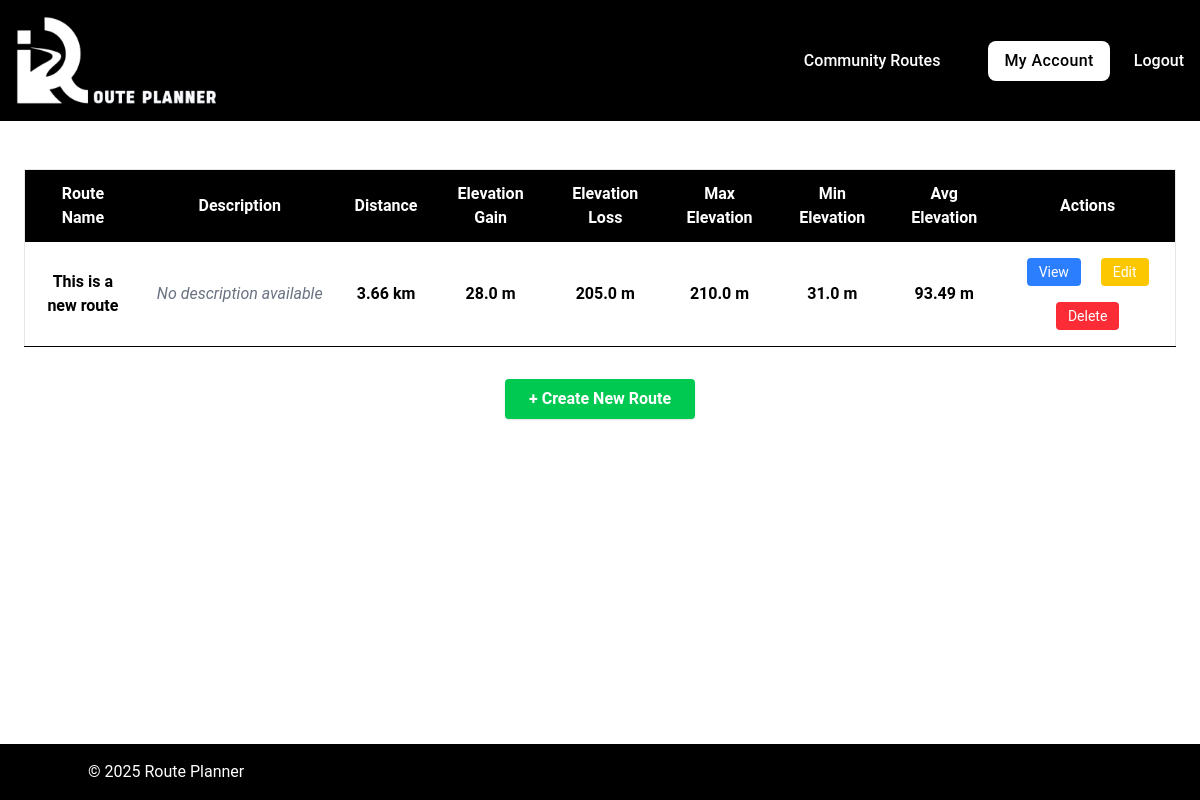
/my-routes (signed in), run on an earlier commit of the app's database.
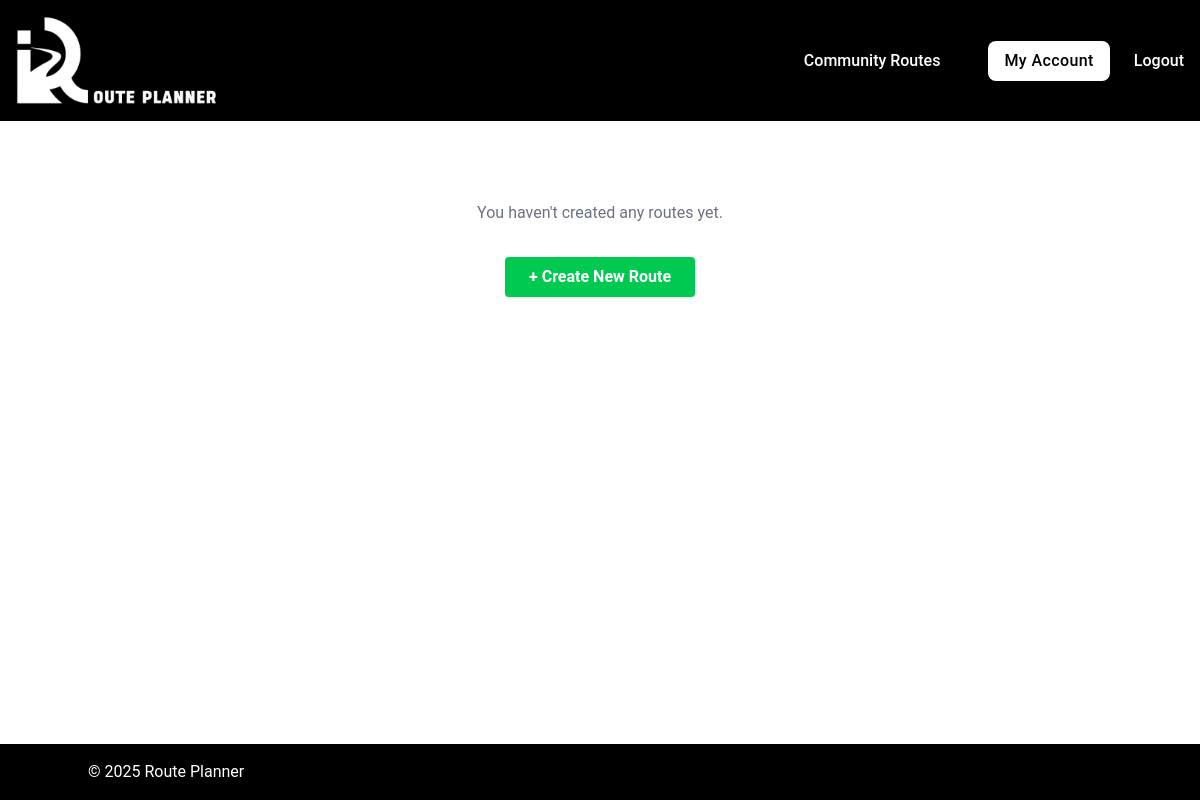
And on a later commit of the database.
### tables this page shows
CREATE TABLE routes (
id INTEGER PRIMARY KEY,
user_id INTEGER NOT NULL,
name TEXT NOT NULL,
description TEXT,
coordinates TEXT NOT NULL, elevation_gain REAL DEFAULT 0, elevation_loss REAL DEFAULT 0, max_elevation REAL DEFAULT 0, min_elevation REAL DEFAULT 0, avg_elevation REAL DEFAULT 0, total_distance REAL DEFAULT 0, map_image_url TEXT, country TEXT,
FOREIGN KEY (user_id) REFERENCES users(id)
);

### app.py (the view)
@app.route("/my-routes")
@login_required
def my_routes():
    user_id = session.get("user_id")
    my_routes = query_db(
        "SELECT * FROM routes WHERE user_id = ?", (user_id,)
    )
    return render_template("routes/my_routes.html", routes = my_routes, user_id = user_id)

### helpers.py (called while the page is built)
def get_db():
    db = getattr(g, "_database", None)
    if db is None:
        db = g._database = sqlite3.connect(DATABASE)
        db.row_factory = sqlite3.Row # Allows accessing columns by name
    return db

def close_connection(exception):
    db = getattr(g, "_database", None)
    if db is not None:
        db.close()

def query_db(query, args = (), commit = False):
    connection = get_db()
    current = connection.cursor()
    current.execute(query, args)
    if commit:
        connection.commit()
    else:
        return current.fetchall()

def login_required(f):
    @wraps(f)
    def decorated_function(*args, **kwargs):
        if "user_id" not in session:
            flash("Please log in to access this page.", "error")
            return redirect("/login")
        return f(*args, **kwargs)
    return decorated_function

### templates/routes/my_routes.html (shortened to what this page needs)
{% extends "base.html" %}
{% block main %}
  <div class="max-w-7xl mx-auto my-[2%] p-6">
    {% if routes %}
      <div class="overflow-x-auto">
        <table class="min-w-full bg-white border border-gray-200">
          <thead class="bg-black text-white sticky top-0 z-10">
            <tr>
              <th class="py-3 px-4 text-center">Route Name</th>
              <th class="py-3 px-4 text-center">Description</th>
              <th class="py-3 px-4 text-center">Distance</th>
              <th class="py-3 px-4 text-center">Elevation Gain</th>
              <th class="py-3 px-4 text-center">Elevation Loss</th>
              <th class="py-3 px-4 text-center hidden sm:table-cell">Max Elevation</th>
              <th class="py-3 px-4 text-center hidden sm:table-cell">Min Elevation</th>
              <th class="py-3 px-4 text-center hidden md:table-cell">Avg Elevation</th>
              <th class="py-3 px-4 text-center">Actions</th>
            </tr>
          </thead>
          <tbody>
            {% for route in routes %}
              <tr class="border-b hover:bg-blue-50 text-center">
                <td class="py-2 px-4 font-semibold">{{ route.name }}</td>
                <td class="py-2 px-4 truncate max-w-xs text-gray-700">
                  {% if route.description %}
                    {{ route.description }}
                  {% else %}
                    <span class="text-gray-500 italic">No description available</span>
                  {% endif %}
                </td>
                <td class="py-2 px-4 font-semibold">{{ route.total_distance }} km</td>
                <td class="py-2 px-4 font-semibold">{{ route.elevation_gain }} m</td>
                <td class="py-2 px-4 font-semibold">{{ route.elevation_loss }} m</td>
                <td class="py-2 px-4 font-semibold hidden sm:table-cell">{{ route.max_elevation }} m</td>
                <td class="py-2 px-4 font-semibold hidden sm:table-cell">{{ route.min_elevation }} m</td>
                <td class="py-2 px-4 font-semibold hidden md:table-cell">{{ route.avg_elevation }} m</td>
                <td class="py-2 px-4 space-x-2 text-center">
                  <a
                    class="
                      inline-block
                      bg-blue-500
                      hover:bg-blue-600
                      text-white
                      px-3
                      py-1
                      rounded
                      text-sm
                      my-2
                      mx-2
                      "
                    href="/route/{{ route.id }}">
                    View
                  </a>
                  <a
                    class="
                      inline-block
                      bg-yellow-400
                      hover:bg-yellow-500
                      text-white
                      px-3
                      py-1
                      rounded
                      text-sm
                      my-2
                      mx-2
                      "
                    href="/route/{{ route.id }}/edit">
                    Edit
                  </a>
                  <a
                    class="
                      inline-block
                      bg-red-500
                      hover:bg-red-600
                      text-white
                      px-3
                      py-1
                      rounded
                      text-sm
                      my-2
                      mx-2
                      "
                    href="/route/{{ route.id }}/delete">
                    Delete
                  </a>
                </td>
              </tr>
            {% endfor %}
          </tbody>
        </table>
      </div>
    {% else %}
      <p class="text-center text-gray-500 mt-8">
        You haven't created any routes yet.
      </p>
    {% endif %}
    <div class="mt-8 flex justify-center">
      <a
        class="bg-green-500 hover:bg-green-600 text-white font-bold py-2 px-6 rounded shadow"
        href="/">
        + Create New Route
      </a>
    </div>
  </div>
{% endblock %}

### templates/base.html (shortened to what this page needs)
<!DOCTYPE html>
<html lang="en" class="h-full">
  <head>
    {% block head %}
    <script src="https://cdn.jsdelivr.net/npm/@tailwindcss/browser@4"></script>
    <link rel="stylesheet" href="/static/css/styles.css" />
    {% endblock %}
  </head>
  <body class="flex flex-col min-h-full">
    <header class="bg-black text-white p-4 font-medium text-">
      <nav>
        <div class="hidden md:flex md:items-center">
          <a href="/" class="shrink-0 mr-8">
            <img
              class="w-50"
              src="/static/images/uploads/logo_2_no_background.png"
              alt="Route Planner logo"
            />
          </a>
          <ul class="flex items-center space-x-6 ml-auto">
            {% if session.get('user_id') %}
            <li>
              <a href="/routes" class="hover:underline">Community Routes</a>
            </li>
            <li>
              <a href="/profile">
                <button class="bg-white text-black px-4 py-2 rounded-lg hover:bg-gray-100 cursor-pointer tracking-wide">
                  My Account
                </button>
              </a>
            </li>
            <li>
              <a href="/logout" class="hover:underline">Logout</a>
            </li>
            {% endif %}
          </ul>
        </div>
      </nav>
    </header>
    <main class="flex-grow">
      {% block main %}{% endblock %}
    </main>
    <footer class="bg-black text-white p-4">
      <div class="container mx-auto">
        <p class="text-left">&copy; 2025 Route Planner</p>
      </div>
    </footer>
  </body>
</html>

### static/css/styles.css (style rules this page uses)
body { font-family: 'Roboto', -apple-system, BlinkMacSystemFont, 'Segoe UI', sans-serif; }

What changed in the data, as far as the page shows it:
removed routes: name "This is a new route", description "No description available", total_distance "3.66", elevation_gain "28.0", elevation_loss "205.0", max_elevation "210.0", min_elevation "31.0", avg_elevation "93.49"
Also different on the page:
text no longer shown: "Route Name Description Distance Elevation Gain Elevation Loss Max Elevation Min Elevation Avg Elevation Actions"
text now shown: "You haven't created any routes yet."
